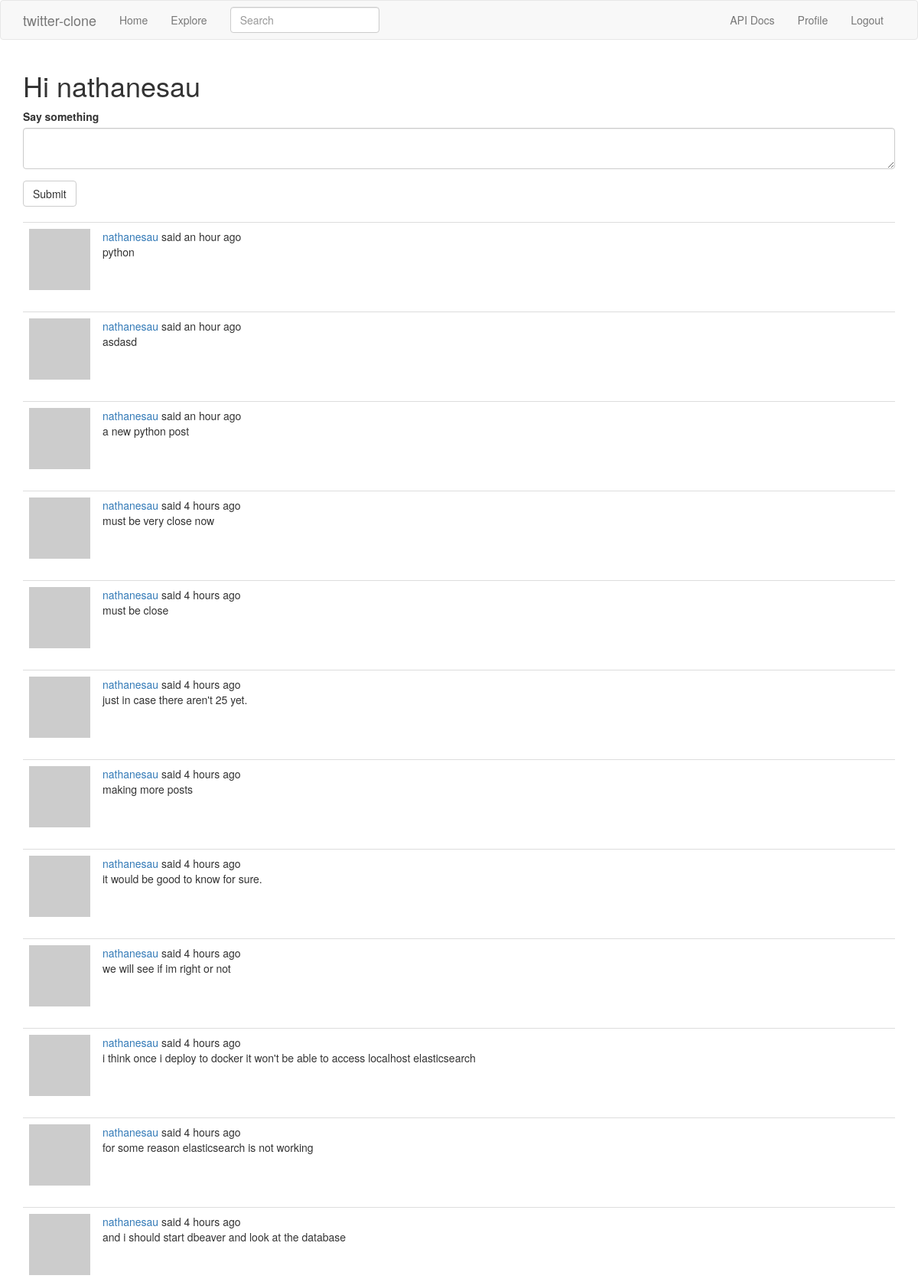
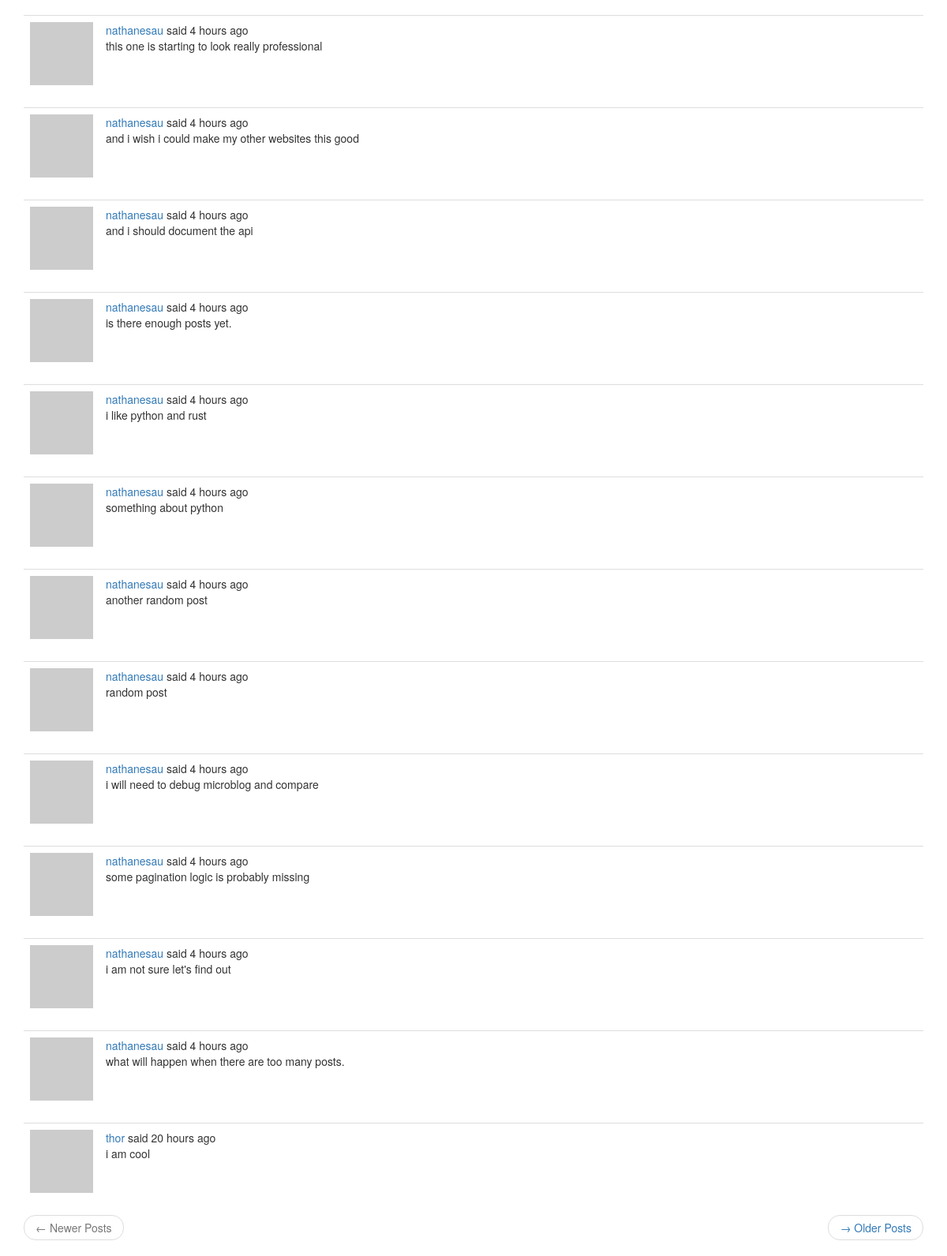
The app's page /index (signed in) with its own data (2 pictures, top to bottom).
### app/models.py (models this page shows, shortened)
class User(UserMixin, db.Model):
    id = db.Column(db.Integer, primary_key=True)
    username = db.Column(db.String(64), index=True, unique=True)
    email = db.Column(db.String(120), index=True, unique=True)
    password_hash = db.Column(db.String(128))
    posts = db.relationship('Post', backref='author', lazy='dynamic')
    about_me = db.Column(db.String(140))
    last_seen = db.Column(db.DateTime, default=datetime.utcnow)
    token = db.Column(db.String(32), index=True, unique=True)
    token_expiration = db.Column(db.DateTime)
    followed = db.relationship('User', secondary=followers,
        primaryjoin=(followers.c.follower_id == id),
        secondaryjoin=(followers.c.followed_id == id),
        backref=db.backref('followers', lazy='dynamic'),
        lazy='dynamic')
    messages_sent = db.relationship('Message', foreign_keys='Message.sender_id',
        backref='author', lazy='dynamic')
    messages_received = db.relationship('Message', foreign_keys='Message.recipient_id',
        backref='recipient', lazy='dynamic')
    last_message_read_time = db.Column(db.DateTime)
    def avatar(self, size):
        digest = md5(self.email.lower().encode('utf-8')).hexdigest()
        return 'https://www.gravatar.com/avatar/{}?d=identicon&s={}'.format(
            digest, size
        )
    def followed_posts(self):
        followed = Post.query.join(followers, (followers.c.followed_id == Post.user_id)).filter(
            followers.c.follower_id == self.id)
        own = Post.query.filter_by(user_id=self.id)
        return followed.union(own).order_by(Post.timestamp.desc())

class SearchableMixIn(object):
    @classmethod
    def before_commit(cls, session):
        session._changes = {
            'add': list(session.new),
            'update': list(session.dirty),
            'delete': list(session.deleted)
        }
    @classmethod
    def after_commit(cls, session):
        for obj in session._changes['add']:
            if isinstance(obj, SearchableMixIn):
                add_to_index(obj.__tablename__, obj)
        for obj in session._changes['update']:
            if isinstance(obj, SearchableMixIn):
                add_to_index(obj.__tablename__, obj)
        for obj in session._changes['delete']:
            if isinstance(obj, SearchableMixIn):
                remove_from_index(obj.__tablename__, obj)
        session._changes = None

class Post(SearchableMixIn, db.Model):
    __searchable__ = ['body']
    id = db.Column(db.Integer, primary_key=True)
    body = db.Column(db.String(140))
    timestamp = db.Column(db.DateTime, index=True, default=datetime.utcnow)
    user_id = db.Column(db.Integer, db.ForeignKey('user.id'))
    language = db.Column(db.String(5))

### app/main/routes.py (the view, shortened to what this page needs)
@bp.route('/', methods=['GET', 'POST'])
@bp.route('/index', methods=['GET', 'POST'])
@login_required
def index():
    form = PostForm()
    page = request.args.get('page', 1, type=int)
    posts = current_user.followed_posts().paginate(
        page, current_app.config['POSTS_PER_PAGE'], False)
    next_url = url_for('main.index', page=posts.next_num) \
        if posts.has_next else None
    prev_url = url_for('main.index', page=posts.prev_num) \
        if posts.has_prev else None
    return render_template('main/index.html', title='Home',
                           form=form, posts=posts.items,
                           prev_url=prev_url,
                           next_url=next_url)

### app/main/forms.py
class SearchForm(FlaskForm):
    q = StringField('Search', validators=[DataRequired()])
    def __init__(self, *args, **kwargs):
        if 'formdata' not in kwargs:
            kwargs['formdata'] = request.args
        if 'crsf_enabled' not in kwargs:
            kwargs['csrf_enabled'] = False
        super(SearchForm, self).__init__(*args, **kwargs)

class PostForm(FlaskForm):
    post = TextAreaField('Say something', validators=[DataRequired()])
    submit = SubmitField('Submit')

### app/main/routes.py (called while the page is built)
@bp.before_app_request
def before_request():
    if current_user.is_authenticated:
        current_user.last_seen = datetime.utcnow()
        db.session.commit()
        g.search_form = SearchForm()

### app/models.py (called while the page is built)
@login.user_loader
def load_user(id):
    return User.query.get(int(id))

### app/templates/main/index.html
{% extends 'base.html' %}
{% import 'bootstrap/wtf.html' as wtf %}
{% block app_content %}
<h1>Hi {{ current_user.username }}</h1>
{%if form %}
{{ wtf.quick_form(form) }}
<br>
{% endif %}
{% for post in posts %}
    {% include 'main/_post.html' %}
{% endfor %}
<nav aria-label="...">
    <ul class="pager">
        <li class="previous{% if not prev_url %} disabled{% endif %}">
            <a href="{{ prev_url or '#' }}">
                <span aria-hidden="true">&larr;</span>
                <span>Newer Posts</span>
            </a>
        </li>
        <li class="next{% if not next_url %} disabled{% endif %}">
            <a href="{{ next_url or '#' }}">
                <span aria-hidden="true">&rarr;</span>
                <span>Older Posts</span>
            </a>
        </li>
    </ul>
</nav>
{% endblock %}

### app/templates/base.html (shortened to what this page needs)
{% extends 'bootstrap/base.html' %}
{% block styles %}
{{ super() }}
<link rel="stylesheet" href="{{ url_for('static', filename='base.css') }}">
<link href="https://maxcdn.bootstrapcdn.com/font-awesome/4.2.0/css/font-awesome.min.css" rel="stylesheet">
{% endblock %}
{% block navbar %}
<nav class="navbar navbar-default">
    <div class="container">
        <div class="navbar-header">
            <a class="navbar-brand" href="{{ url_for('main.index') }}">twitter-clone</a>
        </div>
        <div class="collapse navbar-collapse">
            <ul class="nav navbar-nav">
                <li><a href="{{ url_for('main.index') }}">Home</a></li>
                <li><a href="{{ url_for('main.explore') }}">Explore</a></li>
            </ul>
            {% if g.search_form %}
            <form class="navbar-form navbar-left" method="get" action="{{ url_for('main.search') }}">
                <div class="form-group">
                    {{ g.search_form.q(size=20, class='form-control', placeholder=g.search_form.q.label.text) }}
                </div>
            </form>
            {% endif %}
            <ul class="nav navbar-nav navbar-right">
                <li><a href="/apidocs">API Docs</a></li>
                {% if current_user.is_anonymous %}
                <li><a href="{{ url_for('auth.login') }}">Login</a></li>
                {% else %}
                <li><a href="{{ url_for('main.user', username=current_user.username) }}">Profile</a></li>
                <li><a href="{{ url_for('auth.logout') }}">Logout</a></li>
                {% endif %}
            </ul>
        </div>
    </div>
</nav>
{% endblock %}
{% block content %}
<div class="container">
    {% block app_content %}{% endblock %}
</div>
{% endblock %}

### app/templates/main/_post.html (shortened to what this page needs)
<table class="table table-hover">
    <tr>
        <td width="70px">
            <a href="{{ url_for('main.user', username=post.author.username) }}">
                <img src="{{ post.author.avatar(70) }}">
            </a>
        </td>
        <td>
            {{ user_link }} said {{ moment(post.timestamp).fromNow() }}
            <br>
            <span id="post{{ post.id}}">{{ post.body }}</span>
        </td>
    </tr>
</table>

### records on screen
User: username "nathanesau"
Post: user_link "nathanesau", timestamp "an hour ago", body "python"
Post: user_link "nathanesau", timestamp "an hour ago", body "asdasd"
Post: user_link "nathanesau", timestamp "an hour ago", body "a new python post"
Post: user_link "nathanesau", timestamp "4 hours ago", body "must be very close now"
Post: user_link "nathanesau", timestamp "4 hours ago", body "must be close"
Post: user_link "nathanesau", timestamp "4 hours ago", body "just in case there aren't 25 yet."
Post: user_link "nathanesau", timestamp "4 hours ago", body "making more posts"
Post: user_link "nathanesau", timestamp "4 hours ago", body "it would be good to know for sure."
Post: user_link "nathanesau", timestamp "4 hours ago", body "we will see if im right or not"
Post: user_link "nathanesau", timestamp "4 hours ago", body "i think once i deploy to docker it won't be able to access localhost elasticsearch"
Post: user_link "nathanesau", timestamp "4 hours ago", body "for some reason elasticsearch is not working"
Post: user_link "nathanesau", timestamp "4 hours ago", body "and i should start dbeaver and look at the database"
Post: user_link "nathanesau", timestamp "4 hours ago", body "this one is starting to look really professional"
Post: user_link "nathanesau", timestamp "4 hours ago", body "and i wish i could make my other websites this good"
Post: user_link "nathanesau", timestamp "4 hours ago", body "and i should document the api"
Post: user_link "nathanesau", timestamp "4 hours ago", body "is there enough posts yet."
Post: user_link "nathanesau", timestamp "4 hours ago", body "i like python and rust"
Post: user_link "nathanesau", timestamp "4 hours ago", body "something about python"
Post: user_link "nathanesau", timestamp "4 hours ago", body "another random post"
Post: user_link "nathanesau", timestamp "4 hours ago", body "random post"
Post: user_link "nathanesau", timestamp "4 hours ago", body "i will need to debug microblog and compare"
Post: user_link "nathanesau", timestamp "4 hours ago", body "some pagination logic is probably missing"
Post: user_link "nathanesau", timestamp "4 hours ago", body "i am not sure let's find out"
Post: user_link "nathanesau", timestamp "4 hours ago", body "what will happen when there are too many posts."
Post: user_link "thor", timestamp "20 hours ago", body "i am cool"
